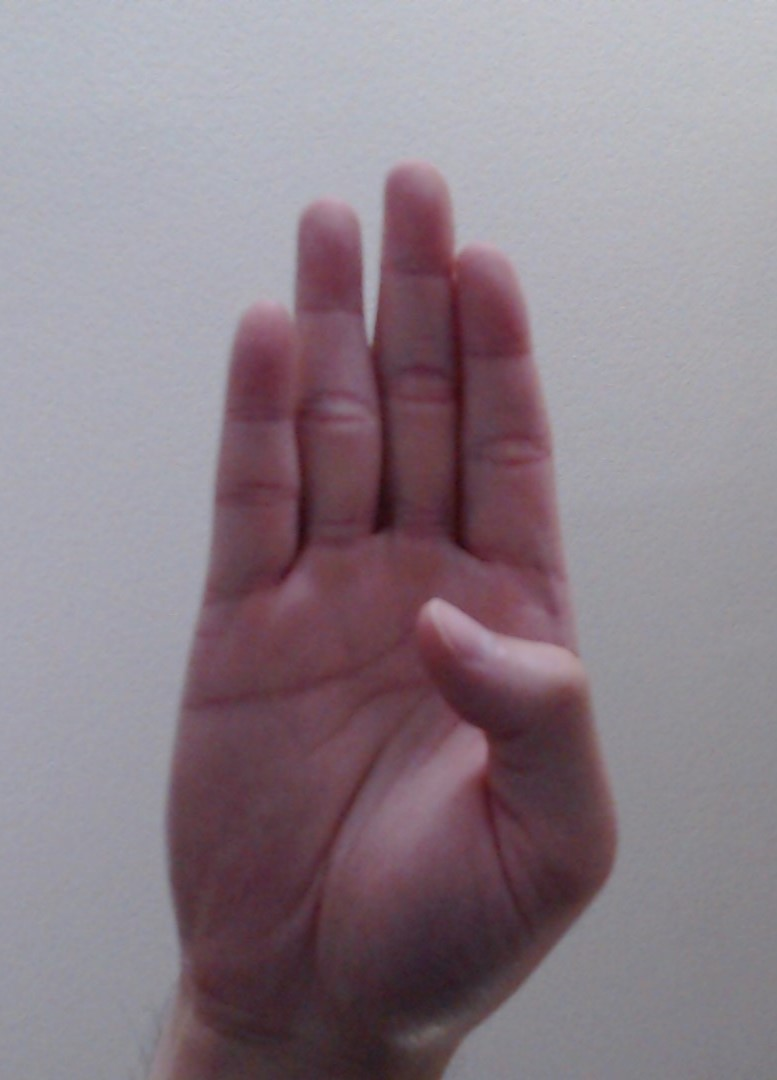
#> input picture streamlit_UI/images/B.jpg, 777 x 1080 px, given in place of the camera
$ python cv_sign_language.py
#> lines starting #> are read from the running program, lines starting #| are printed output that depends on the picture; after the words box and inside, x2 and y2 are one past the last pixel; in counts of white or black regions, pixels touching at a corner belong together
import cv2 as cv
import numpy as np
import time

# Open camera for fvideo capture
cap = cv.VideoCapture(0)

# Time Counter
countdown_timer = time.time()
COUNTDOWN_DURATION = 5

# Pauls HSV Bounds
HSV_LOW = (0,0,193)
HSV_HIGH = (34,255,255)

# Crop Boundries
X,Y,W,H = 100,100,400,400

# Check to see if camera can open
if not cap.isOpened():
    print("Error Opening Camera")
    exit(0)

while True:
    # Grab the frames
    ret, frame = cap.read()
#> frame is the input picture: shape (1080, 777, 3); mean B, G, R 136.9, 127.8, 140.6

    # Check to see if the frames are returned
    if not ret:
        print("Failed to grab the frames - aborting")
        break

    # Crop the frame
    frame = frame[Y:Y+H,X:X+W]
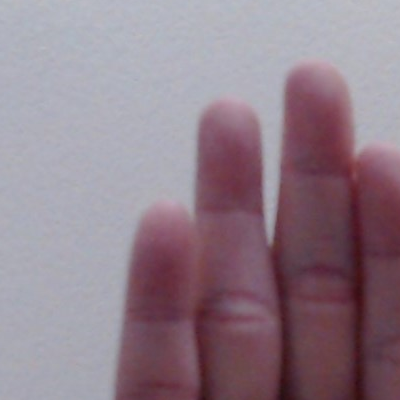
#> frame: shape (400, 400, 3); mean B, G, R 138.9, 127.3, 145.3

    # Change color image to hsv
    hsv = cv.cvtColor(frame,cv.COLOR_BGR2HSV)
#> hsv: shape (400, 400, 3); mean H, S, V 142.5, 52.3, 151.1

    # Creating a mask based on the HSV threshold
    mask = cv.inRange(hsv,HSV_LOW, HSV_HIGH)
#> mask: shape (400, 400); every value is 0

    # Find contours in the frame
    contours, _ = cv.findContours(mask, cv.RETR_LIST, cv.CHAIN_APPROX_SIMPLE)
#> contours = []

    # Filter out the smaller contours
    CONTOUR_MIN = 8000
    contours_filtered = [contour for contour in contours if cv.contourArea(contour) > CONTOUR_MIN]
#> contours_filtered = []

    # Draw contours on the frame
    draw_contours = cv.drawContours(frame, contours_filtered, -1, (0,255,0), 2)

    # Create a new blank mask for contour areas
    contour_mask = np.zeros_like(mask)

    # Draw filled contours on the new mask
    contour_mask = cv.drawContours(contour_mask, contours_filtered, -1, 255, cv.FILLED)

    # Get the current countdown time
    elapsed_time = time.time() - countdown_timer
    countdown_time = max(0, COUNTDOWN_DURATION - int(elapsed_time))

    # Display countdown on the frame
    cv.putText(frame, f"Countdown: {countdown_time}", (50, 50), cv.FONT_HERSHEY_SIMPLEX, 1, (0, 255, 0), 2)
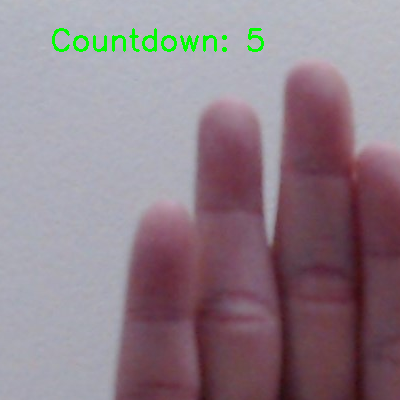
#> frame: shape (400, 400, 3); 0.86% of pixels changed, all inside (x1, y1, x2, y2) = (52, 28, 264, 52)

    # Check if countdown has finished
    if countdown_time == 0:
        # Capture the frame
        captured_mask = contour_mask.copy()
        cv.imshow("Captured Frame", captured_mask)

        # Restart countdown
        countdown_timer = time.time()

    # Display the frame
    cv.imshow("Frame",frame)
    cv.imshow("Mask",contour_mask)

    # Break the loop on 'q' key press
    if cv.waitKey(1) & 0xFF == ord('q'):
#> (key q is pressed here)
        break

cap.release()
cv.destroyAllWindows()

$ run again, on streamlit_UI/images/C.jpg
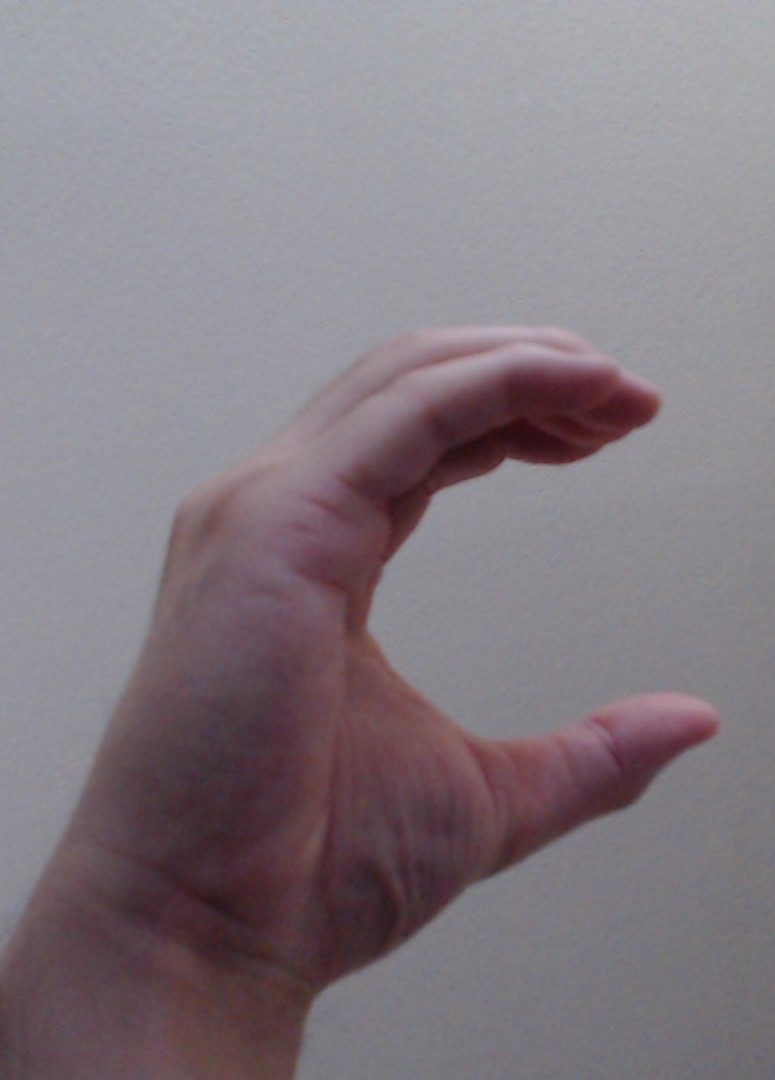
#> input picture streamlit_UI/images/C.jpg, 775 x 1080 px, given in place of the camera
#> frame is the input picture: shape (1080, 775, 3); mean B, G, R 129.4, 122.5, 131.7
#> `frame = frame[Y:Y+H,X:X+W]`:
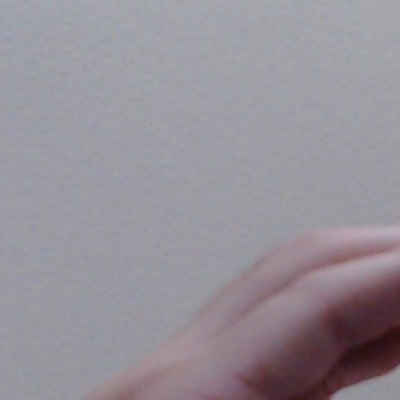
#> frame: shape (400, 400, 3); mean B, G, R 152.6, 144.5, 149.8
#> hsv: shape (400, 400, 3); mean H, S, V 130.6, 23.3, 156
#> mask: shape (400, 400); every value is 0
#> contours = []
#> `cv.putText(frame, f"Countdown: {countdown_time}", (50, 50), cv.FONT_HE..`:
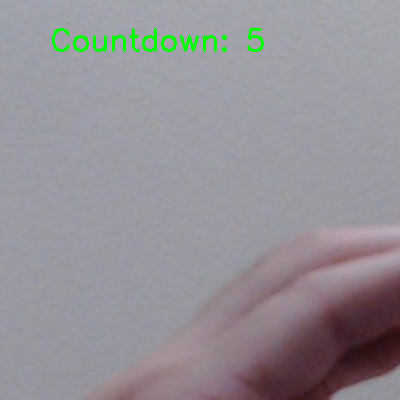
#> frame: shape (400, 400, 3); 0.86% of pixels changed, all inside (x1, y1, x2, y2) = (52, 28, 264, 52)

$ run again, on streamlit_UI/images/D.jpg
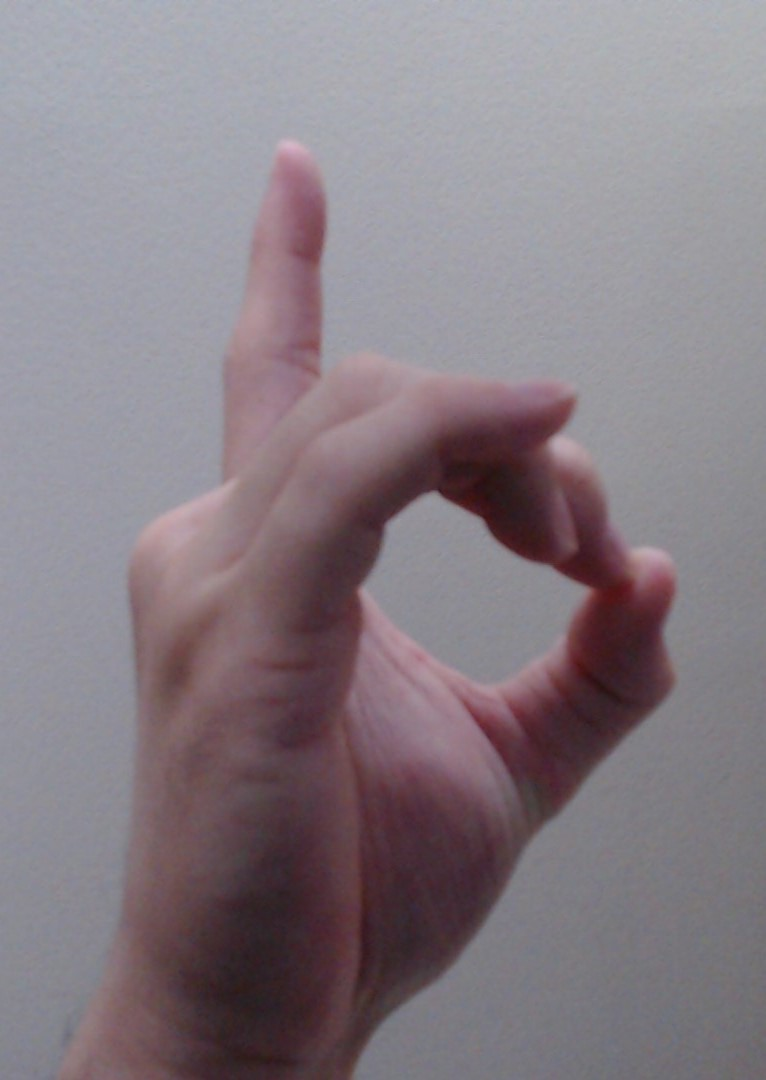
#> input picture streamlit_UI/images/D.jpg, 766 x 1080 px, given in place of the camera
#> frame is the input picture: shape (1080, 766, 3); mean B, G, R 131.9, 124.8, 134.8
#> `frame = frame[Y:Y+H,X:X+W]`:
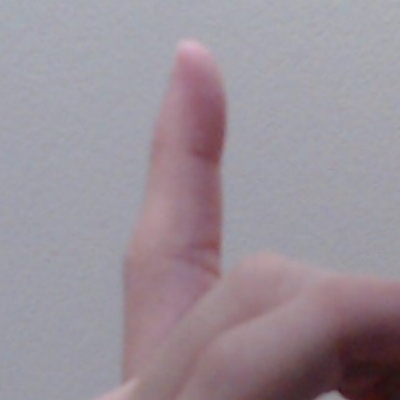
#> frame: shape (400, 400, 3); mean B, G, R 153.5, 144.7, 154.5
#> hsv: shape (400, 400, 3); mean H, S, V 136.1, 29.2, 160.5
#> mask: shape (400, 400); every value is 0
#> contours = []
#> `cv.putText(frame, f"Countdown: {countdown_time}", (50, 50), cv.FONT_HE..`:
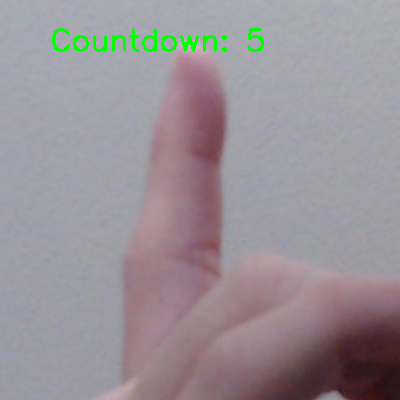
#> frame: shape (400, 400, 3); 0.86% of pixels changed, all inside (x1, y1, x2, y2) = (52, 28, 264, 52)

$ run again, on streamlit_UI/images/E.jpg
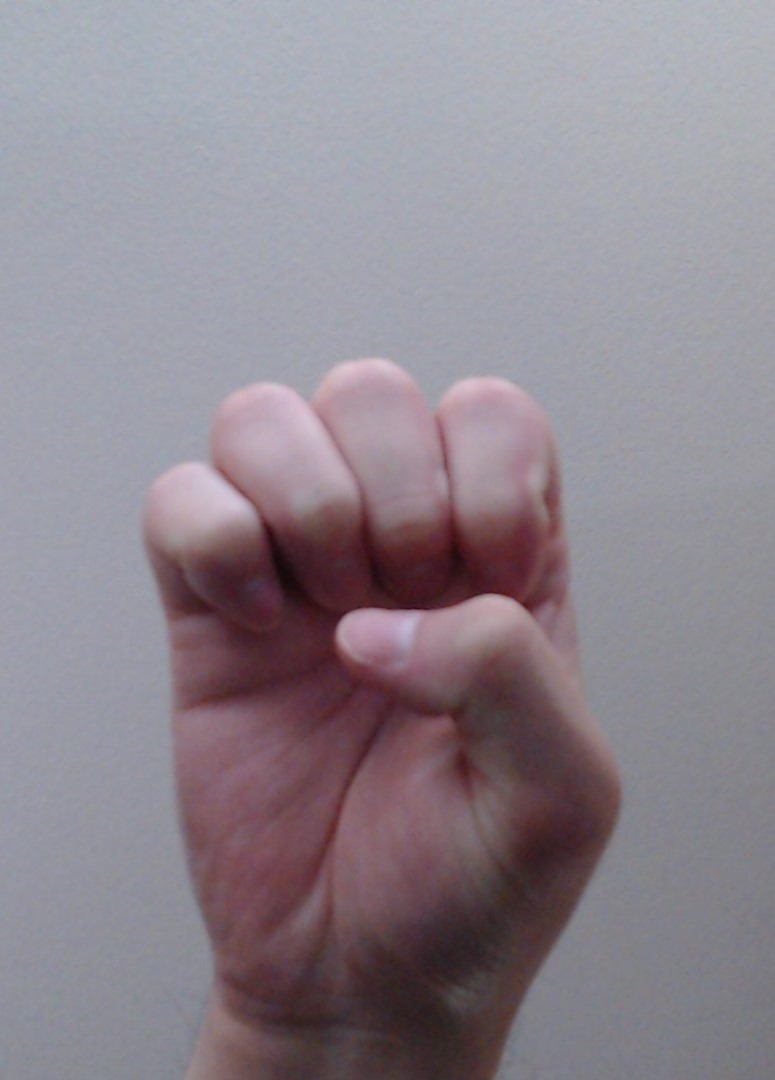
#> input picture streamlit_UI/images/E.jpg, 775 x 1080 px, given in place of the camera
#> frame is the input picture: shape (1080, 775, 3); mean B, G, R 142.3, 133.4, 142
#> `frame = frame[Y:Y+H,X:X+W]`:
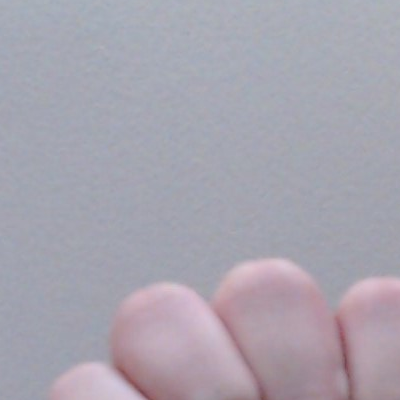
#> frame: shape (400, 400, 3); mean B, G, R 175.3, 163.9, 167.8
#> hsv: shape (400, 400, 3); mean H, S, V 127, 22.6, 178
#> mask: shape (400, 400); every value is 0
#> contours = []
#> `cv.putText(frame, f"Countdown: {countdown_time}", (50, 50), cv.FONT_HE..`:
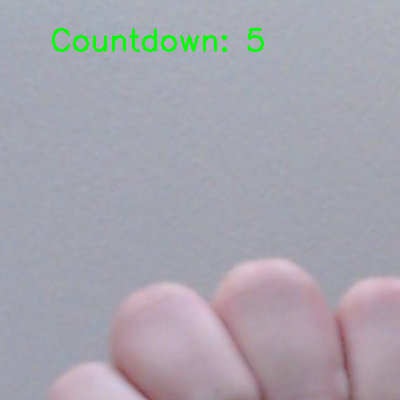
#> frame: shape (400, 400, 3); 0.86% of pixels changed, all inside (x1, y1, x2, y2) = (52, 28, 264, 52)
